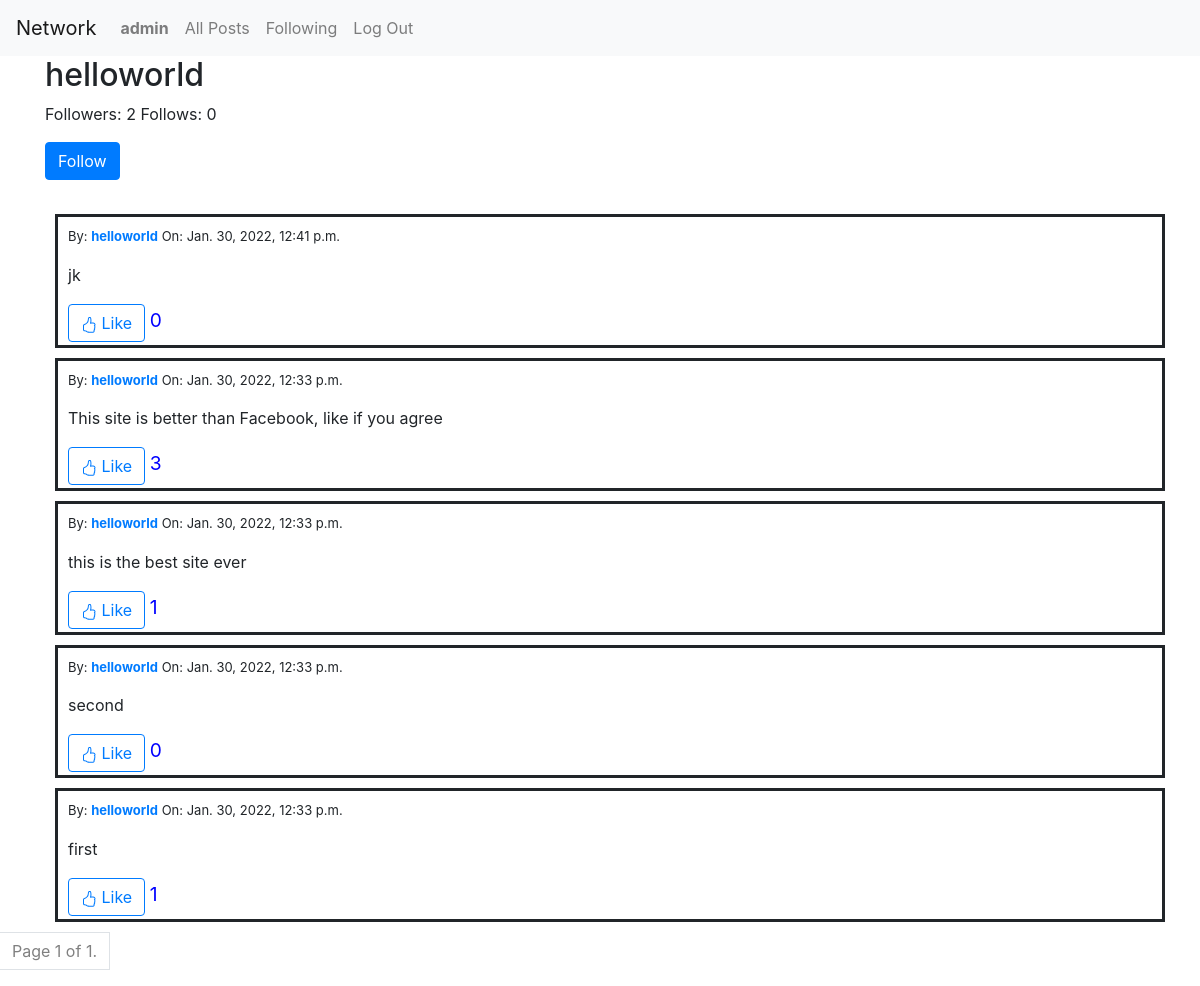
/profile/1 (signed in), run on the app's committed database.
### network/models.py (models this page shows, shortened)
class User(AbstractUser):
    pass

class Post(models.Model):
    user = models.ForeignKey(User, on_delete=models.CASCADE, verbose_name="posted by", related_name="posts")
    content = models.TextField(blank=False)
    date = models.DateTimeField(auto_now_add=True, null=False, blank=True, verbose_name="posted on")
    likes = models.IntegerField(default=0)
    class Meta:
        verbose_name = "post"
        verbose_name_plural = "posts"

### network/views.py (the view)
# urls.py: path("profile/<int:user_id>", views.profile, name="profile"),
def profile(request, user_id):
    user_info = User.objects.get(pk=user_id)
    posts = Post.objects.filter(user=user_id).order_by('-date')
    following = Following.objects.filter(user=user_id).values_list('followed', flat=True)
    followed = Following.objects.filter(followed=user_id).values_list('user', flat=True)
    following_users = User.objects.filter(id__in=following)
    followers_users = User.objects.filter(id__in=followed)
    paginator = Paginator(posts, 10)
    page_number = request.GET.get('page')
    page_obj = paginator.get_page(page_number)
    if request.user.is_authenticated:
        liked = Like.objects.filter(user=request.user).values_list('post_id', flat=True)
        likedPosts = Post.objects.filter(pk__in=liked)
    else:
        likedPosts = []
    return render(request, "network/profile.html", {
        "profile": user_info,
        "page_obj": page_obj,
        "following": following_users,
        "followers": followers_users,
        "liked": likedPosts
    })

### network/templates/network/profile.html (shortened to what this page needs)
{% extends "network/layout.html" %}
{% block body %}
    <div class='container profile-wrapper'>
        <h2>{{ profile.username }}</h2>
        <p>Followers: {% if followers.count %}  {{followers.count}}  {% else %} 0 {% endif %} Follows: {% if follows.count %} {{ follows.count }} {% else %} 0 {% endif %}</p>
        {% if user.is_authenticated and user.id != profile.id %}
        <div class="profile-buttons">
                <form action="{% url 'follow-unfollow' user_id=profile.id %}" method="POST">
                {% if user in followers%}
                        <button type="submit" class="btn btn-danger unfollow">
                            Unfollow
                        </button>
                {% else %}
                        <button type="submit" class="btn btn-primary follow">
                            Follow
                        </button>
                {% endif %}
                </form>
        </div>
        {% endif %}
        <br>
        {% include "network/posts.html"%}
    </div>
    {% include "network/paginator.html"%}
{% endblock %}

### network/templates/network/layout.html (shortened to what this page needs)
{% load static %}
<!DOCTYPE html>
<html lang="en">
    <head>
        <link rel="stylesheet" href="https://stackpath.bootstrapcdn.com/bootstrap/4.4.1/css/bootstrap.min.css">
        <link href="{% static 'network/styles.css' %}" rel="stylesheet">
    </head>
    <body>
        <nav class="navbar navbar-expand-lg navbar-light bg-light">
            <a class="navbar-brand" href="#">Network</a>
            <div>
              <ul class="navbar-nav mr-auto">
                {% if user.is_authenticated %}
                    <li class="nav-item">
                        <a class="nav-link" href="#"><strong>{{ user.username }}</strong></a>
                    </li>
                {% endif %}
                <li class="nav-item">
                  <a class="nav-link" href="{% url 'index' %}">All Posts</a>
                </li>
                {% if user.is_authenticated %}
                    <li class="nav-item">
                        <a class="nav-link" href="{% url 'following' %}">Following</a>
                    </li>
                    <li class="nav-item">
                        <a class="nav-link" href="{% url 'logout' %}">Log Out</a>
                    </li>
                {% endif %}
              </ul>
            </div>
          </nav>
        <div class="body">
            {% block body %}
            {% endblock %}
        </div>
    </body>
</html>

### network/templates/network/posts.html (shortened to what this page needs)
{% for post in page_obj %}
<div class='post-content-wrapper container' id='{{ post.id }}'>
    <p style='font-size: small;'>By: <a href="{% url 'profile' user_id=post.user.id %}"><strong>{{ post.user }}</strong></a>
        On: {{ post.date }}</p>
    <div class='post-content'>{{ post.content }}</div>
    {% if user.is_authenticated %}
    {% if post not in liked %}
    <button type="button" class="btn btn-outline-primary like-button">
        Like
      </button> <span class='like-counter' style='font-size: 1.2em; color: blue'>{{ post.likes }}</span>
      {% endif %}
      {% endif %}
</div>
{% endfor %}

### network/static/network/styles.css (style rules this page uses)
.post-content-wrapper { border: solid; margin: 10px; padding: 3px; padding-left: 10px; padding-top: 10px; }
.post-content { margin-bottom: 17px; }

### data on the page
User: username "admin"
User: username "helloworld"
Post: user "helloworld", date "Jan. 30, 2022, 12:41 p.m.", content "jk", likes "0"
Post: user "helloworld", date "Jan. 30, 2022, 12:33 p.m.", content "This site is better than Facebook, like if you agree", likes "3"
Post: user "helloworld", date "Jan. 30, 2022, 12:33 p.m.", content "this is the best site ever", likes "1"
Post: user "helloworld", date "Jan. 30, 2022, 12:33 p.m.", content "second", likes "0"
Post: user "helloworld", date "Jan. 30, 2022, 12:33 p.m.", content "first", likes "1"

### other printed values
{{ followers.count }} "2"
{{ page_obj.number }} "1"
{{ page_obj.paginator.num_pages }} "1"
